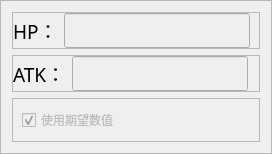
                     <widget class="QFrame" name="frame_2">
                      <property name="sizePolicy">
                       <sizepolicy hsizetype="Expanding" vsizetype="Preferred">
                        <horstretch>1</horstretch>
                        <verstretch>0</verstretch>
                       </sizepolicy>
                      </property>
                      <property name="frameShape">
                       <enum>QFrame::StyledPanel</enum>
                      </property>
                      <property name="frameShadow">
                       <enum>QFrame::Raised</enum>
                      </property>
                      <layout class="QVBoxLayout" name="verticalLayout_8">
                       <item>
                        <widget class="QFrame" name="frame_8">
                         <property name="sizePolicy">
                          <sizepolicy hsizetype="Preferred" vsizetype="Expanding">
                           <horstretch>0</horstretch>
                           <verstretch>1</verstretch>
                          </sizepolicy>
                         </property>
                         <property name="frameShape">
                          <enum>QFrame::StyledPanel</enum>
                         </property>
                         <property name="frameShadow">
                          <enum>QFrame::Raised</enum>
                         </property>
                         <layout class="QHBoxLayout" name="horizontalLayout_13">
                          <property name="leftMargin">
                           <number>0</number>
                          </property>
                          <property name="topMargin">
                           <number>0</number>
                          </property>
                          <property name="bottomMargin">
                           <number>0</number>
                          </property>
                          <item>
                           <widget class="QLabel" name="label_6">
                            <property name="font">
                             <font>
                              <family>思源宋体 CN</family>
                              <pointsize>14</pointsize>
                              <weight>50</weight>
                              <italic>false</italic>
                              <bold>false</bold>
                             </font>
                            </property>
                            <property name="text">
                             <string>HP：</string>
                            </property>
                           </widget>
                          </item>
                          <item>
                           <widget class="QLineEdit" name="hpLineEdit">
                            <property name="enabled">
                             <bool>false</bool>
                            </property>
                            <property name="font">
                             <font>
                              <family>思源宋体 CN</family>
                              <pointsize>14</pointsize>
                              <weight>50</weight>
                              <italic>false</italic>
                              <bold>false</bold>
                             </font>
                            </property>
                           </widget>
                          </item>
                         </layout>
                        </widget>
                       </item>
                       <item>
                        <widget class="QFrame" name="frame_9">
                         <property name="sizePolicy">
                          <sizepolicy hsizetype="Preferred" vsizetype="Expanding">
                           <horstretch>0</horstretch>
                           <verstretch>1</verstretch>
                          </sizepolicy>
                         </property>
                         <property name="frameShape">
                          <enum>QFrame::StyledPanel</enum>
                         </property>
                         <property name="frameShadow">
                          <enum>QFrame::Raised</enum>
                         </property>
                         <layout class="QHBoxLayout" name="horizontalLayout_14">
                          <property name="leftMargin">
                           <number>0</number>
                          </property>
                          <property name="topMargin">
                           <number>0</number>
                          </property>
                          <property name="rightMargin">
                           <number>11</number>
                          </property>
                          <property name="bottomMargin">
                           <number>0</number>
                          </property>
                          <item>
                           <widget class="QLabel" name="label_7">
                            <property name="font">
                             <font>
                              <family>思源宋体 CN</family>
                              <pointsize>14</pointsize>
                              <weight>50</weight>
                              <italic>false</italic>
                              <bold>false</bold>
                             </font>
                            </property>
                            <property name="text">
                             <string>ATK：</string>
                            </property>
                           </widget>
                          </item>
                          <item>
                           <widget class="QLineEdit" name="atkLineEdit">
                            <property name="enabled">
                             <bool>false</bool>
                            </property>
                            <property name="font">
                             <font>
                              <family>思源宋体 CN</family>
                              <pointsize>14</pointsize>
                              <weight>50</weight>
                              <italic>false</italic>
                              <bold>false</bold>
                             </font>
                            </property>
                           </widget>
                          </item>
                         </layout>
                        </widget>
                       </item>
                       <item>
                        <widget class="QFrame" name="frame_10">
                         <property name="frameShape">
                          <enum>QFrame::StyledPanel</enum>
                         </property>
                         <property name="frameShadow">
                          <enum>QFrame::Raised</enum>
                         </property>
                         <layout class="QHBoxLayout" name="horizontalLayout_15">
                          <item>
                           <widget class="QCheckBox" name="useExpectedValueCheckBox">
                            <property name="enabled">
                             <bool>false</bool>
                            </property>
                            <property name="toolTip">
                             <string>&lt;html&gt;&lt;head/&gt;&lt;body&gt;&lt;p&gt;勾选后每次伤害模拟之前都会根据等级、星级、潜力、蜜话计算出期望的HP和ATK&lt;/p&gt;&lt;/body&gt;&lt;/html&gt;</string>
                            </property>
                            <property name="text">
                             <string>使用期望数值</string>
                            </property>
                            <property name="checked">
                             <bool>true</bool>
                            </property>
                           </widget>
                          </item>
                         </layout>
                        </widget>
                       </item>
                      </layout>
                     </widget>
